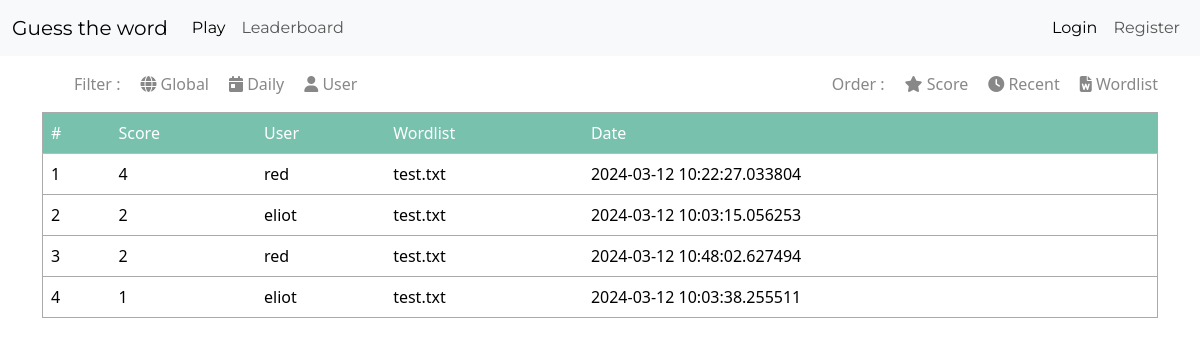
The app's page /leaderboard with its own data.
### app/models.py (models this page shows)
class Game(db.Model):
    id = db.Column(db.Integer, primary_key=True)
    username = db.Column(db.String(30), db.ForeignKey("user.username"), nullable=False)
    wordlist = db.Column(db.String(120), nullable=False)
    score = db.Column(db.Integer, nullable=False)
    date = db.Column(db.DateTime, default=lambda: datetime.datetime.now())

### app/routes.py (the view)
@app.route("/leaderboard")
def leaderboard_page():
    games = Game.query.order_by(Game.score.desc()).all()
    return render_template("leaderboard.html", games=games)

### app/templates/leaderboard.html (shortened to what this page needs)
{% extends 'base.html' %}
{% block style%}
<link rel="stylesheet" href="{{ url_for('static', filename='css/leaderboard.css') }}">
{% endblock %}
{% block content %}
<div class="container">
    <div class="lb-filters_container">
        <ul class="lb-filters mt-3">
            <li>Filter :</li>
            <li><i class="fa-solid fa-globe"></i> Global</li>
            <li><i class="fa-solid fa-calendar-day"></i> Daily</li>
            <li><i class="fa-solid fa-user"></i> User</li>
        </ul>
        <ul class="lb-filters mt-3">
            <li>Order :</li>
            <li><i class="fa-solid fa-star"></i> Score</li>
            <li><i class="fa-solid fa-clock"></i> Recent</li>
            <li><i class="fa-solid fa-file-word"></i> Wordlist</li>
        </ul>
    </div>
    <table class="table table-hover lb-table">
        <thead class="table-primary">
            <tr>
                <th scope="col">#</th>
                <th scope="col">Score</th>
                <th scope="col">User</th>
                <th scope="col">Wordlist</th>
                <th scope="col">Date</th>
            </tr>
        </thead>
        <tbody>
            {% for i in range(1, games|length) %}
            <tr>
                <th scope="row">{{i}}</th>
                <td>{{games[i].score}}</td>
                <td>{{games[i].username}}</td>
                <td>{{games[i].wordlist}}</td>
                <td>{{games[i].date}}</td>
            </tr>
            {% endfor %}
        </tbody>
    </table>
</div>
{% endblock %}

### app/templates/base.html (shortened to what this page needs)
<!DOCTYPE html>
<html lang="en">
<head>
    <link href="https://cdn.jsdelivr.net/npm/bootstrap@5.3.3/dist/css/bootstrap.min.css" rel="stylesheet"
>
    <link rel="stylesheet" href="{{ url_for('static', filename='css/minty.css') }}">
    <link rel="stylesheet" href="{{ url_for('static', filename='css/change_word.css') }}">
    {% block style %}
    {% endblock %}
</head>
<body class="body">
    <nav class="navbar navbar-expand-lg bg-body-tertiary">
        <div class="container-fluid">
            <div class="collapse navbar-collapse" id="navbarTogglerDemo01">
                <a class="navbar-brand" href="{{url_for('home_page')}}">Guess the word</a>
                <ul class="navbar-nav me-auto mb-2 mb-lg-0">
                    <li class="nav-item">
                        <a class="nav-link active" aria-current="page" href="{{ url_for('play_page') }}">Play</a>
                    </li>
                    <li class="nav-item">
                        <a class="nav-link" aria-current="page" href="{{ url_for('leaderboard_page') }}">Leaderboard</a>
                    </li>
                </ul>
                <ul class="navbar-nav">
                    {% if current_user.is_authenticated %}
                    <li>
                        <a href="{{url_for('user_page')}}" class="fa-solid fa-user"></a>
                    </li>
                    {% else %}
                    <li class="nav-item">
                        <a class="nav-link active" aria-current="page" href="{{ url_for('login_page') }}">Login</a>
                    </li>
                    <li class="nav-item">
                        <a class="nav-link" href="{{ url_for('register_page') }}">Register</a>
                    </li>
                    {% endif %}
                </ul>
            </div>
        </div>
    </nav>
    {% block content %}
    {% endblock %}
</body>
</html>

### app/static/css/change_word.css (style rules this page uses)
::placeholder { color: #777; }

### app/static/css/leaderboard.css (style rules this page uses)
.lb-table { border: 1px solid #AAA; }
.lb-table th { font-weight: 400; }
.lb-filters_container { display: flex; justify-content: space-between; }
.lb-filters { display: flex; gap: 20px; }
.lb-filters li { list-style: none; }

### records on screen
Game: score "4", username "red", wordlist "test.txt", date "2024-03-12 10:22:27.033804"
Game: score "2", username "eliot", wordlist "test.txt", date "2024-03-12 10:03:15.056253"
Game: score "2", username "red", wordlist "test.txt", date "2024-03-12 10:48:02.627494"
Game: score "1", username "eliot", wordlist "test.txt", date "2024-03-12 10:03:38.255511"

### other values on screen
{{ i }} "1" "2" "3" "4"
